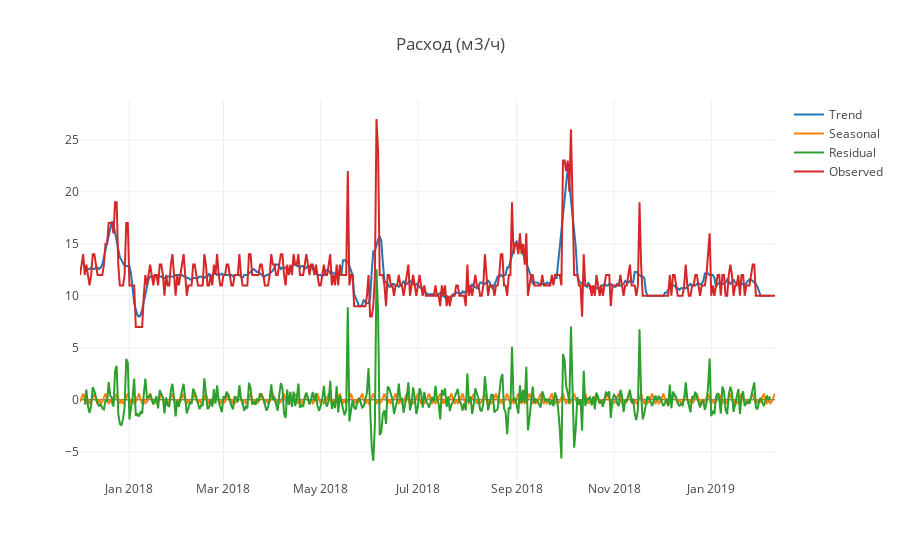

Source (notebook cell):
### Markdown cell above
### Периодические колебания (сезонность)
Для годовых циклов данных пока мало, но недельные периоды видны на всех графиках.

Еще можно посмотреть на графики разложения наблюдаемых параметров на три составляющие - периодическая (несущая, сезонность), тренд (более медленные изменения) и отклонения.

### Code cell
from statsmodels.tsa.seasonal import seasonal_decompose
decomposition = seasonal_decompose(df_full[data_cols], model='additive') # model='multiplicative')

%run ./plotly_df.py
layout = dict(title = 'Расход (м3/ч)') #yaxis = dict(zeroline = False), xaxis = dict(zeroline = False)
fig = dict(data=decomposition_data(decomposition, df_full, 'flow'), layout=layout)
iplot(fig) #, filename='styled-scatter')

### Figure 1 — Plotly figure (JSON) as saved in the notebook; plotly's stock layout.template omitted (floating-point values rounded to 4 significant figures; data arrays with more than 128 entries replaced by an {"elided": "..."} marker saying what was removed)
{"data": [{"mode": "lines", "name": "Trend", "type": "scatter", "uid": "76b57be2-e63c-4f84-9321-288b1597621f", "x": {"elided": "437 str values"}, "y": {"elided": "437 float values"}}, {"mode": "lines", "name": "Seasonal", "type": "scatter", "uid": "fb0c7c39-7261-4367-9e95-47603de103ec", "x": {"elided": "437 str values"}, "y": {"elided": "437 float values"}}, {"mode": "lines", "name": "Residual", "type": "scatter", "uid": "7d360fe4-8389-435b-a329-cfe00de382d1", "x": {"elided": "437 str values"}, "y": {"elided": "437 float values"}}, {"mode": "lines", "name": "Observed", "type": "scatter", "uid": "e54f4d1f-54e5-4584-becc-c23566eaf8e9", "x": {"elided": "437 str values"}, "y": {"elided": "437 int values"}}], "layout": {"title": {"text": "Расход (м3/ч)"}}}
